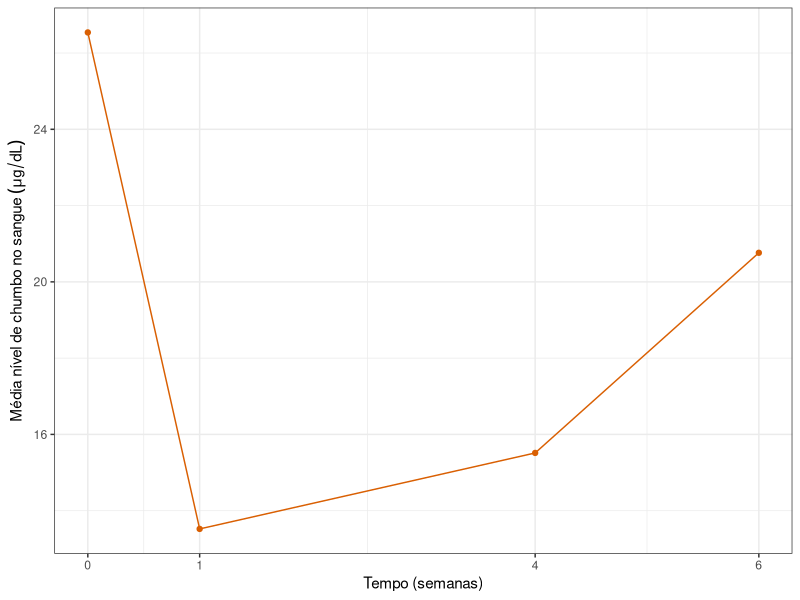

The R source for this figure:
## ----setup, include=FALSE-----------------------------------------------------------
knitr::opts_chunk$set(echo = TRUE)


## ----carrega-dados, echo=TRUE, eval=TRUE, message=FALSE, warning=FALSE--------------
# Carrega pacotes
library(haven)
library(tidyr)
library(dplyr)

# Carrega dados
chumbo <- read_dta(file = here::here("data","tlc.dta"))

# Largo para longo
chumbo.longo <- gather(data = chumbo,
                        key = "tempo",
                        value = "chumbo", -id, -trt)

# Transforma dados
chumbo.longo$tempo <- as.numeric(
  as.character(factor(chumbo.longo$tempo,
                      labels = c(0, 1, 4, 6))))

chumbo.longo$trt <- factor(chumbo.longo$trt,
                           labels = c("Placebo", "Succimer"))

# Filtra dados do grupo succimer
chumbo.longo <- chumbo.longo %>% 
  filter(trt == "Succimer")



## ----dp-var, echo=FALSE, eval=TRUE, message=FALSE, warning=FALSE, results='asis'----

chumbo.resumo <- chumbo.longo %>% 
  group_by(tempo) %>% 
  summarise(chumbo.m = mean(chumbo),
            chumbo.dp = sd(chumbo),
            chumbo.var = var(chumbo))

knitr::kable(chumbo.resumo,
             format = 'pandoc',
             digits = c(0,1,1,1),
             row.names = FALSE,
             col.names = c("Tempo", "Média", "Desvio Padrão", "Variância"),
             align = 'c')



## ----perfis-medios, echo=FALSE, eval=TRUE, message=FALSE, warning=FALSE, fig.align='center', out.width='80%'----

library(ggplot2)

p <- ggplot(data = chumbo.resumo,
            mapping = aes(x = tempo, y = chumbo.m)) +
  geom_point(color = "#D95F02") + geom_line(color = "#D95F02") +
  scale_x_continuous(breaks = c(0, 1, 4, 6)) +
  labs(x = "Tempo (semanas)",
       y = expression("Média nível de chumbo no sangue"~(mu*g/dL))) +
  theme_bw()
p



## ----cov, echo=FALSE, eval=TRUE, message=FALSE, warning=FALSE-----------------------

chumbo.succimer <- chumbo %>% 
  filter(trt == 1) %>% 
  select(y0, y1, y4, y6) %>% 
  mutate(y0 = as.numeric(y0),
         y1 = as.numeric(y1),
         y4 = as.numeric(y4),
         y6 = as.numeric(y6))

knitr::kable(cov(chumbo.succimer),
             format = 'pandoc',
             digits = 2,
             row.names = TRUE,
             # col.names = c("Tempo", "Desvio Padrão", "Variância"),
             align = 'c')




## ----cor, echo=FALSE, eval=TRUE, message=FALSE, warning=FALSE-----------------------


knitr::kable(cor(chumbo.succimer),
             format = 'pandoc',
             digits = 2,
             row.names = TRUE,
             # col.names = c("Tempo", "Desvio Padrão", "Variância"),
             align = 'c')



